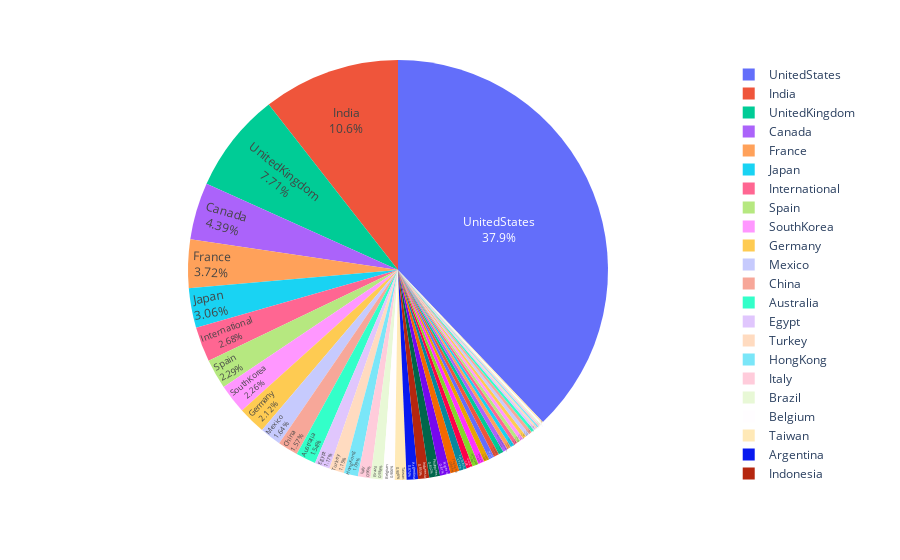

Notebook code for this chart:
### Code cell
##tortni prikaz zemalja izlaska serija/filmova pomoću plotly biblioteke
zemlje_sve=zemlje.groupby('country').size().reset_index(name='count').sort_values('count',ascending=False)

fig = ex.pie(zemlje_sve[:50], values='count',names='country')
fig.update_traces(textposition='inside', textinfo='percent+label')
fig.show()

### Figure 1 — Plotly figure (JSON) as saved in the notebook; plotly's stock layout.template omitted (floating-point values rounded to 4 significant figures)
{"data": [{"domain": {"x": [0, 1], "y": [0, 1]}, "hovertemplate": "country=%{label}<br>count=%{value}<extra></extra>", "labels": ["UnitedStates", "India", "UnitedKingdom", "Canada", "France", "Japan", "International", "Spain", "SouthKorea", "Germany", "Mexico", "China", "Australia", "Egypt", "Turkey", "HongKong", "Italy", "Brazil", "Belgium", "Taiwan", "Argentina", "Indonesia", "Philippines", "Nigeria", "Thailand", "SouthAfrica", "Colombia", "Netherlands", "Denmark", "Ireland", "Sweden", "Singapore", "Poland", "UnitedArabEmirates", "Norway", "NewZealand", "Russia", "Malaysia", "Lebanon", "Israel", "Chile", "Pakistan", "CzechRepublic", "Switzerland", "Uruguay", "Romania", "Finland", "Luxembourg", "Austria", "SaudiArabia"], "legendgroup": "", "name": "", "showlegend": true, "textinfo": "percent+label", "textposition": "inside", "type": "pie", "values": [3553, 990, 723, 412, 349, 287, 251, 215, 212, 199, 154, 147, 144, 110, 108, 102, 90, 88, 85, 85, 82, 80, 78, 76, 65, 54, 45, 45, 44, 40, 39, 39, 36, 34, 29, 28, 27, 26, 26, 26, 26, 24, 20, 17, 14, 12, 11, 11, 11, 10]}], "layout": {"legend": {"tracegroupgap": 0}, "margin": {"t": 60}}}
